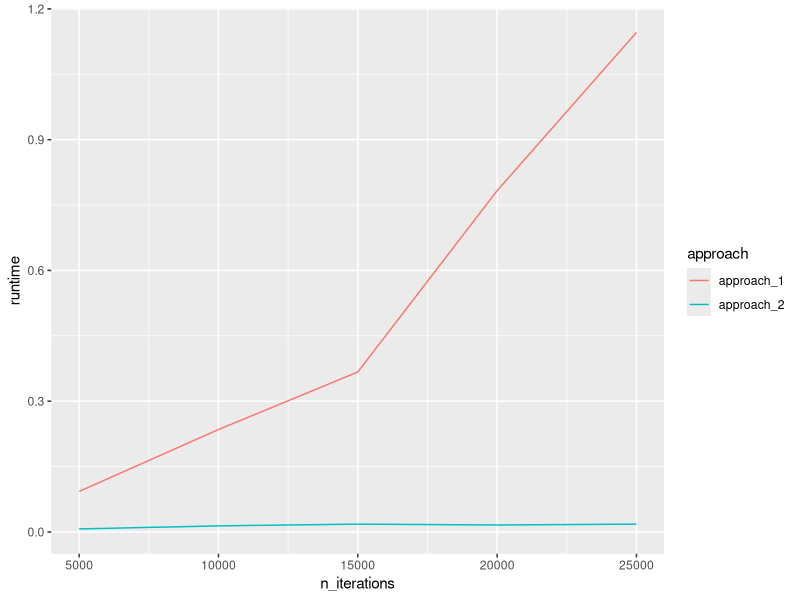

The R source for this figure:
## ---- chunk 1
knitr::opts_chunk$set(warning = FALSE, message = FALSE)
## ---- chunk 2
library(tidyverse)
## ---- chunk 3
fruits <- list("apple", "mango", "peach")

for (x in fruits) {
  print(paste("I like", x))
}
## ---- chunk 4
n_iterations <- (1:5)*5000
approach_1 <- vector("double", length(n_iterations))
approach_2 <- vector("double", length(n_iterations))

for (i in 1:length(n_iterations)){
  n <- n_iterations[i]
  vector_of_1 <- NULL
  approach_1[i] <- system.time(
    for (j in 1:n){
      vector_of_1 <- c(vector_of_1, 1)
    }
  )[3]
  vector_of_1 <- vector(mode = "double", length=n)
  approach_2[i] <- system.time(
    for (j in 1:n){
      vector_of_1[j] <- 1
    }
  )[3]
}

tibble(n_iterations, approach_1, approach_2) |>
  pivot_longer(2:3, names_to = "approach", values_to = "runtime") |>
  ggplot(aes(x=n_iterations, y=runtime, color=approach)) +
  geom_line()
## ---- chunk 5
for (x in 1:5) {
  print(x)
}
## ---- chunk 6
set <- c(letters, " ", ",", "!")
x <- 1
n <- 1000
for (x in 1:n){
  if(x == 1){
    current_letter <- sample(LETTERS, 1)
    monkey <- current_letter
  } else {
    if(last_letter == "!" & x != n){
      current_letter <- str_c(" ", sample(LETTERS, 1))
    } else if(last_letter == "," & x != n){
      current_letter <- str_c(" ", sample(letters, 1))
    } else if(last_letter %in% c(",", "!") & x == n){
      current_letter <- " "
    } else if(last_letter == " "){
      current_letter <- sample(letters, 1)
    } else if (str_count(last_letter) == 2){
      current_letter <- ""
    } else {
      current_letter <- sample(set, 1)
    }
    monkey <- str_c(monkey, current_letter)
  }
  last_letter <- current_letter
}
